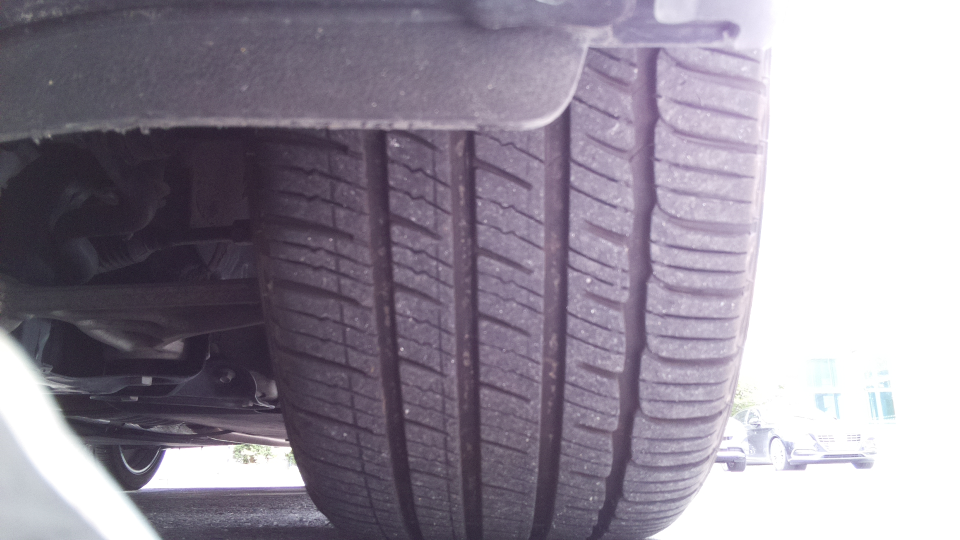
#> input picture images/tread.jpg, 1920 x 1080 px (shown at 1/2 size); its folder holds only this picture in this run
$ python -i detect_dot.py   (imports and definitions only)
#> lines starting #> are read from the running program, lines starting #| are printed output that depends on the picture
#> further down, picture is the input picture: shape (1080, 1920, 3); mean B, G, R 153.2, 140.1, 147.6
### tire/mrcnn/config.py
"""
Mask R-CNN
Base Configurations class.

Copyright (c) 2017 Matterport, Inc.
Licensed under the MIT License (see LICENSE for details)
Written by Waleed Abdulla
"""

import numpy as np


# Base Configuration Class
# Don't use this class directly. Instead, sub-class it and override
# the configurations you need to change.

class Config(object):
    """Base configuration class. For custom configurations, create a
    sub-class that inherits from this one and override properties
    that need to be changed.
    """
    # Name the configurations. For example, 'COCO', 'Experiment 3', ...etc.
    # Useful if your code needs to do things differently depending on which
    # experiment is running.
    NAME = None  # Override in sub-classes

    # NUMBER OF GPUs to use. When using only a CPU, this needs to be set to 1.
    GPU_COUNT = 1

    # Number of images to train with on each GPU. A 12GB GPU can typically
    # handle 2 images of 1024x1024px.
    # Adjust based on your GPU memory and image sizes. Use the highest
    # number that your GPU can handle for best performance.
    IMAGES_PER_GPU = 2

    # Number of training steps per epoch
    # This doesn't need to match the size of the training set. Tensorboard
    # updates are saved at the end of each epoch, so setting this to a
    # smaller number means getting more frequent TensorBoard updates.
    # Validation stats are also calculated at each epoch end and they
    # might take a while, so don't set this too small to avoid spending
    # a lot of time on validation stats.
    STEPS_PER_EPOCH = 1000

    # Number of validation steps to run at the end of every training epoch.
    # A bigger number improves accuracy of validation stats, but slows
    # down the training.
    VALIDATION_STEPS = 50

    # Backbone network architecture
    # Supported values are: resnet50, resnet101.
    # You can also provide a callable that should have the signature
    # of model.resnet_graph. If you do so, you need to supply a callable
    # to COMPUTE_BACKBONE_SHAPE as well
    BACKBONE = "resnet101"

    # Only useful if you supply a callable to BACKBONE. Should compute
    # the shape of each layer of the FPN Pyramid.
    # See model.compute_backbone_shapes
    COMPUTE_BACKBONE_SHAPE = None

    # The strides of each layer of the FPN Pyramid. These values
    # are based on a Resnet101 backbone.
    BACKBONE_STRIDES = [4, 8, 16, 32, 64]

    # Size of the fully-connected layers in the classification graph
    FPN_CLASSIF_FC_LAYERS_SIZE = 1024

    # Size of the top-down layers used to build the feature pyramid
    TOP_DOWN_PYRAMID_SIZE = 256

    # Number of classification classes (including background)
    NUM_CLASSES = 1  # Override in sub-classes

    # Length of square anchor side in pixels
    RPN_ANCHOR_SCALES = (32, 64, 128, 256, 512)

    # Ratios of anchors at each cell (width/height)
    # A value of 1 represents a square anchor, and 0.5 is a wide anchor
    RPN_ANCHOR_RATIOS = [0.5, 1, 2]

    # Anchor stride
    # If 1 then anchors are created for each cell in the backbone feature map.
    # If 2, then anchors are created for every other cell, and so on.
    RPN_ANCHOR_STRIDE = 1

    # Non-max suppression threshold to filter RPN proposals.
    # You can increase this during training to generate more propsals.
    RPN_NMS_THRESHOLD = 0.7

    # How many anchors per image to use for RPN training
    RPN_TRAIN_ANCHORS_PER_IMAGE = 256

    # ROIs kept after tf.nn.top_k and before non-maximum suppression
    PRE_NMS_LIMIT = 6000

    # ROIs kept after non-maximum suppression (training and inference)
    POST_NMS_ROIS_TRAINING = 2000
    POST_NMS_ROIS_INFERENCE = 1000

    # If enabled, resizes instance masks to a smaller size to reduce
    # memory load. Recommended when using high-resolution images.
    USE_MINI_MASK = True
    MINI_MASK_SHAPE = (56, 56)  # (height, width) of the mini-mask

    # Input image resizing
    # Generally, use the "square" resizing mode for training and predicting
    # and it should work well in most cases. In this mode, images are scaled
    # up such that the small side is = IMAGE_MIN_DIM, but ensuring that the
    # scaling doesn't make the long side > IMAGE_MAX_DIM. Then the image is
    # padded with zeros to make it a square so multiple images can be put
    # in one batch.
    # Available resizing modes:
    # none:   No resizing or padding. Return the image unchanged.
    # square: Resize and pad with zeros to get a square image
    #         of size [max_dim, max_dim].
    # pad64:  Pads width and height with zeros to make them multiples of 64.
    #         If IMAGE_MIN_DIM or IMAGE_MIN_SCALE are not None, then it scales
    #         up before padding. IMAGE_MAX_DIM is ignored in this mode.
    #         The multiple of 64 is needed to ensure smooth scaling of feature
    #         maps up and down the 6 levels of the FPN pyramid (2**6=64).
    # crop:   Picks random crops from the image. First, scales the image based
    #         on IMAGE_MIN_DIM and IMAGE_MIN_SCALE, then picks a random crop of
    #         size IMAGE_MIN_DIM x IMAGE_MIN_DIM. Can be used in training only.
    #         IMAGE_MAX_DIM is not used in this mode.
    IMAGE_RESIZE_MODE = "square"
    IMAGE_MIN_DIM = 800
    IMAGE_MAX_DIM = 1024
    # Minimum scaling ratio. Checked after MIN_IMAGE_DIM and can force further
    # up scaling. For example, if set to 2 then images are scaled up to double
    # the width and height, or more, even if MIN_IMAGE_DIM doesn't require it.
    # However, in 'square' mode, it can be overruled by IMAGE_MAX_DIM.
    IMAGE_MIN_SCALE = 0
    # Number of color channels per image. RGB = 3, grayscale = 1, RGB-D = 4
    # Changing this requires other changes in the code. See the WIKI for more
    # details: https://github.com/matterport/Mask_RCNN/wiki
    IMAGE_CHANNEL_COUNT = 3

    # Image mean (RGB)
    MEAN_PIXEL = np.array([123.7, 116.8, 103.9])

    # Number of ROIs per image to feed to classifier/mask heads
    # The Mask RCNN paper uses 512 but often the RPN doesn't generate
    # enough positive proposals to fill this and keep a positive:negative
    # ratio of 1:3. You can increase the number of proposals by adjusting
    # the RPN NMS threshold.
    TRAIN_ROIS_PER_IMAGE = 200

    # Percent of positive ROIs used to train classifier/mask heads
    ROI_POSITIVE_RATIO = 0.33

    # Pooled ROIs
    POOL_SIZE = 7
    MASK_POOL_SIZE = 14

    # Shape of output mask
    # To change this you also need to change the neural network mask branch
    MASK_SHAPE = [28, 28]

    # Maximum number of ground truth instances to use in one image
    MAX_GT_INSTANCES = 100

    # Bounding box refinement standard deviation for RPN and final detections.
    RPN_BBOX_STD_DEV = np.array([0.1, 0.1, 0.2, 0.2])
    BBOX_STD_DEV = np.array([0.1, 0.1, 0.2, 0.2])

    # Max number of final detections
    DETECTION_MAX_INSTANCES = 100

    # Minimum probability value to accept a detected instance
    # ROIs below this threshold are skipped
    DETECTION_MIN_CONFIDENCE = 0.7

    # Non-maximum suppression threshold for detection
    DETECTION_NMS_THRESHOLD = 0.3

    # Learning rate and momentum
    # The Mask RCNN paper uses lr=0.02, but on TensorFlow it causes
    # weights to explode. Likely due to differences in optimizer
    # implementation.
    LEARNING_RATE = 0.001
    LEARNING_MOMENTUM = 0.9

    # Weight decay regularization
    WEIGHT_DECAY = 0.0001

    # Loss weights for more precise optimization.
    # Can be used for R-CNN training setup.
    LOSS_WEIGHTS = {
        "rpn_class_loss": 1.,
        "rpn_bbox_loss": 1.,
        "mrcnn_class_loss": 1.,
        "mrcnn_bbox_loss": 1.,
        "mrcnn_mask_loss": 1.
    }

    # Use RPN ROIs or externally generated ROIs for training
    # Keep this True for most situations. Set to False if you want to train
    # the head branches on ROI generated by code rather than the ROIs from
    # the RPN. For example, to debug the classifier head without having to
    # train the RPN.
    USE_RPN_ROIS = True

    # Train or freeze batch normalization layers
    #     None: Train BN layers. This is the normal mode
    #     False: Freeze BN layers. Good when using a small batch size
    #     True: (don't use). Set layer in training mode even when predicting
    TRAIN_BN = False  # Defaulting to False since batch size is often small

    # Gradient norm clipping
    GRADIENT_CLIP_NORM = 5.0

    def __init__(self):
        """Set values of computed attributes."""
        # Effective batch size
        self.BATCH_SIZE = self.IMAGES_PER_GPU * self.GPU_COUNT

        # Input image size
        if self.IMAGE_RESIZE_MODE == "crop":
            self.IMAGE_SHAPE = np.array([self.IMAGE_MIN_DIM, self.IMAGE_MIN_DIM,
                self.IMAGE_CHANNEL_COUNT])
        else:
            self.IMAGE_SHAPE = np.array([self.IMAGE_MAX_DIM, self.IMAGE_MAX_DIM,
                self.IMAGE_CHANNEL_COUNT])

        # Image meta data length
        # See compose_image_meta() for details
        self.IMAGE_META_SIZE = 1 + 3 + 3 + 4 + 1 + self.NUM_CLASSES

    # [7 lines left out: function display, not called in this run]

### tire/detect_dot.py
''' detect tire defects using mask rcnn model'''

import skimage
import matplotlib.pyplot as plt
import cv2

# Import Mask RCNN
from tire.mrcnn.config import Config
from tire.mrcnn import utils, model as modellib, visualize


class InferenceConfig(Config):
    NAME = "dot"
    IMAGES_PER_GPU = 1
    NUM_CLASSES = 1 + 1
    GPU_COUNT = 1
    DETECTION_MIN_CONFIDENCE = 0.9


# crop dot rois
# [96 lines left out: functions crop_bbox, dotModel, not called in this run]


def predict(image):
    # histo
    grayimg = cv2.cvtColor(image, cv2.COLOR_BGR2GRAY)
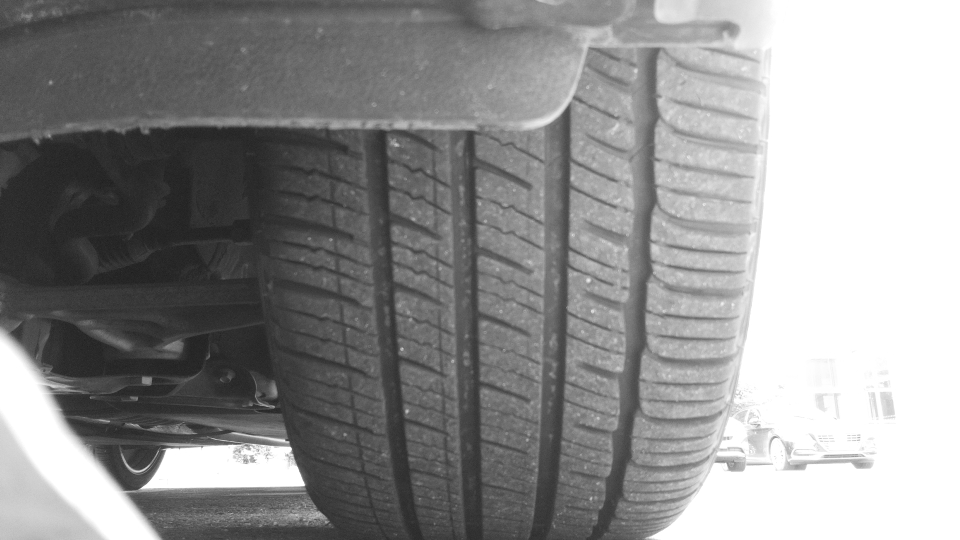
#> grayimg: shape (1080, 1920) (shown at 1/2 size); min 23, max 255, mean 143.8
    histo = cv2.equalizeHist(grayimg)
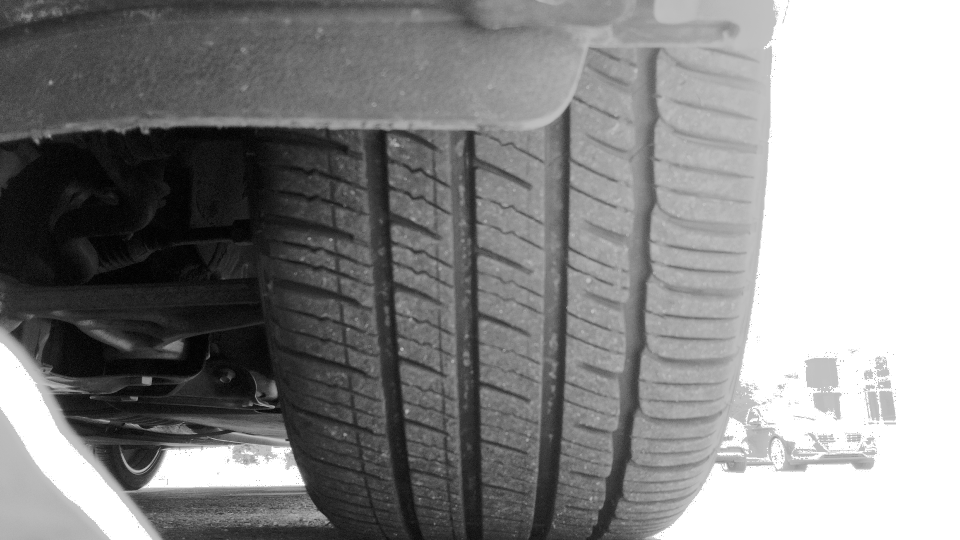
#> histo: shape (1080, 1920) (shown at 1/2 size); min 0, max 255, mean 134.8
    histo = cv2.cvtColor(histo, cv2.COLOR_GRAY2BGR)
#> histo: shape (1080, 1920, 3)

    config = InferenceConfig()

    # load model
    weights_path = "tire/model/histo_dot_model.h5"
#> (the run stopped early here; a loop or call above may not have finished)
